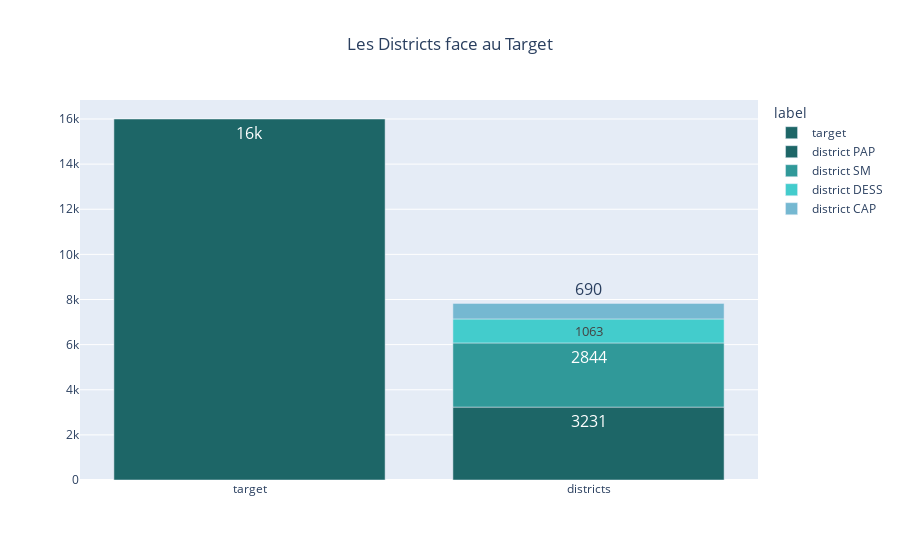

Notebook cell for this chart:
### Code cell
fig = px.bar(
    stack_data1,
    x="supp",
    y="data",
    #text="data",
    text_auto=True,
    title="Les Districts face au Target",
    color="label",
    labels={"supp":"","data":""},
    color_discrete_map={
        "target":"#1D6667",
        "district PAP":"#1D6667",
        "district SM":"#309999",
        "district DESS":"#43CCCC",
        'district CAP':"#75b8d1"
    },
)
fig = fig.update_layout(title_x=0.5)
fig.update_traces(textfont_size=16)
fig.write_image("./rezo/district_target.png")

### Figure 1 — Plotly figure (JSON) as saved in the notebook; plotly's stock layout.template omitted (floating-point values rounded to 4 significant figures)
{"data": [{"alignmentgroup": "True", "hovertemplate": "label=target<br>=%{y}<extra></extra>", "legendgroup": "target", "marker": {"color": "#1D6667", "pattern": {"shape": ""}}, "name": "target", "offsetgroup": "target", "orientation": "v", "showlegend": true, "textfont": {"size": 16}, "textposition": "auto", "texttemplate": "%{y}", "type": "bar", "x": ["target"], "xaxis": "x", "y": [16000], "yaxis": "y"}, {"alignmentgroup": "True", "hovertemplate": "label=district PAP<br>=%{y}<extra></extra>", "legendgroup": "district PAP", "marker": {"color": "#1D6667", "pattern": {"shape": ""}}, "name": "district PAP", "offsetgroup": "district PAP", "orientation": "v", "showlegend": true, "textfont": {"size": 16}, "textposition": "auto", "texttemplate": "%{y}", "type": "bar", "x": ["districts"], "xaxis": "x", "y": [3231], "yaxis": "y"}, {"alignmentgroup": "True", "hovertemplate": "label=district SM<br>=%{y}<extra></extra>", "legendgroup": "district SM", "marker": {"color": "#309999", "pattern": {"shape": ""}}, "name": "district SM", "offsetgroup": "district SM", "orientation": "v", "showlegend": true, "textfont": {"size": 16}, "textposition": "auto", "texttemplate": "%{y}", "type": "bar", "x": ["districts"], "xaxis": "x", "y": [2844], "yaxis": "y"}, {"alignmentgroup": "True", "hovertemplate": "label=district DESS<br>=%{y}<extra></extra>", "legendgroup": "district DESS", "marker": {"color": "#43CCCC", "pattern": {"shape": ""}}, "name": "district DESS", "offsetgroup": "district DESS", "orientation": "v", "showlegend": true, "textfont": {"size": 16}, "textposition": "auto", "texttemplate": "%{y}", "type": "bar", "x": ["districts"], "xaxis": "x", "y": [1063], "yaxis": "y"}, {"alignmentgroup": "True", "hovertemplate": "label=district CAP<br>=%{y}<extra></extra>", "legendgroup": "district CAP", "marker": {"color": "#75b8d1", "pattern": {"shape": ""}}, "name": "district CAP", "offsetgroup": "district CAP", "orientation": "v", "showlegend": true, "textfont": {"size": 16}, "textposition": "auto", "texttemplate": "%{y}", "type": "bar", "x": ["districts"], "xaxis": "x", "y": [690], "yaxis": "y"}], "layout": {"barmode": "relative", "legend": {"title": {"text": "label"}, "tracegroupgap": 0}, "title": {"text": "Les Districts face au Target", "x": 0.5}, "xaxis": {"anchor": "y", "domain": [0, 1], "title": {"text": ""}}, "yaxis": {"anchor": "x", "domain": [0, 1], "title": {"text": ""}}}}
